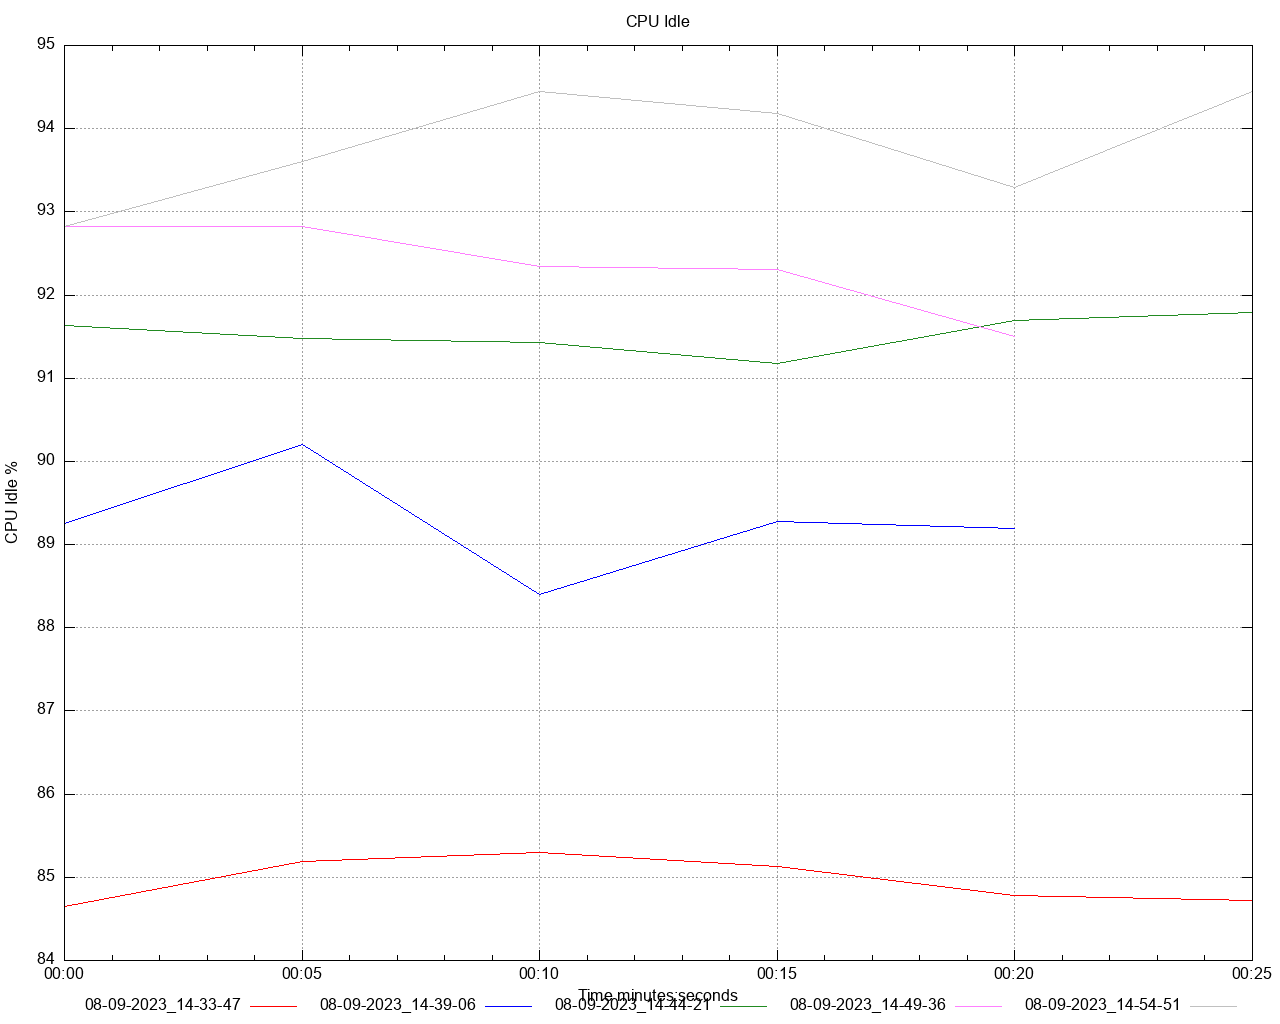

Here is the gnuplot script that generated this plot:
set title 'CPU Idle' noenhanced
set style data lines
set datafile separator ","
set terminal png size 1280,1024
set grid
set key below
set xdata time
set timefmt "%s"
offset = 0
t0(x)=(offset=($0==0) ? x : offset, x - offset)
set xlabel 'Time minutes:seconds'
set ylabel 'CPU Idle %'
set output '/Users/gbarnett/git/hazelcast-simulator/atomiclong-3node-member/atomicreference/dstat/cpu_idle_A2.png'
plot \
   '/Users/gbarnett/git/hazelcast-simulator/atomiclong-3node-member/atomicreference/data/cpu_idle_A2_1.data' using (t0(timecolumn(1))):2 title "08-09-2023_14-33-47" noenhanced lt rgb "red", \
   '/Users/gbarnett/git/hazelcast-simulator/atomiclong-3node-member/atomicreference/data/cpu_idle_A2_2.data' using (t0(timecolumn(1))):2 title "08-09-2023_14-39-06" noenhanced lt rgb "blue", \
   '/Users/gbarnett/git/hazelcast-simulator/atomiclong-3node-member/atomicreference/data/cpu_idle_A2_3.data' using (t0(timecolumn(1))):2 title "08-09-2023_14-44-21" noenhanced lt rgb "forest-green", \
   '/Users/gbarnett/git/hazelcast-simulator/atomiclong-3node-member/atomicreference/data/cpu_idle_A2_4.data' using (t0(timecolumn(1))):2 title "08-09-2023_14-49-36" noenhanced lt rgb "orchid", \
   '/Users/gbarnett/git/hazelcast-simulator/atomiclong-3node-member/atomicreference/data/cpu_idle_A2_5.data' using (t0(timecolumn(1))):2 title "08-09-2023_14-54-51" noenhanced lt rgb "grey", \
